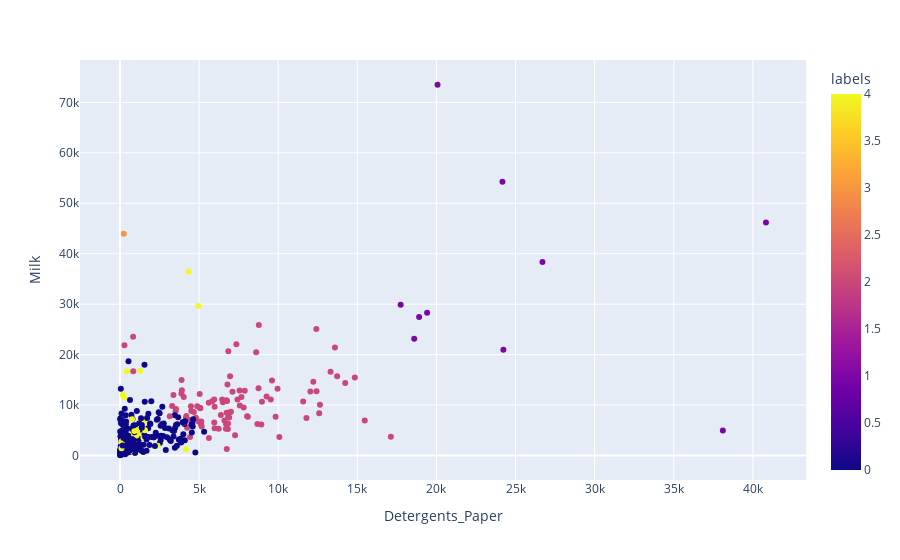

Notebook code for this chart:
### Markdown cell above
Visualize `Detergents_Paper` as X and `Milk` as y by `labels` and `labels_DBSCAN` respectively

### Code cell
# Your code here:
px.scatter(data_frame=customers, x='Detergents_Paper', y='Milk', color='labels')

### Figure 1 — Plotly figure (JSON) as saved in the notebook; plotly's stock layout.template omitted (floating-point values rounded to 4 significant figures; data arrays with more than 128 entries replaced by an {"elided": "..."} marker saying what was removed)
{"data": [{"hoverlabel": {"namelength": 0}, "hovertemplate": "Detergents_Paper=%{x}<br>Milk=%{y}<br>labels=%{marker.color}", "legendgroup": "", "marker": {"color": {"elided": "440 int values"}, "coloraxis": "coloraxis", "symbol": "circle"}, "mode": "markers", "name": "", "showlegend": false, "type": "scatter", "x": {"elided": "440 int values"}, "xaxis": "x", "y": {"elided": "440 int values"}, "yaxis": "y"}], "layout": {"coloraxis": {"colorbar": {"title": {"text": "labels"}}, "colorscale": [[0, "#0d0887"], [0.1111, "#46039f"], [0.2222, "#7201a8"], [0.3333, "#9c179e"], [0.4444, "#bd3786"], [0.5556, "#d8576b"], [0.6667, "#ed7953"], [0.7778, "#fb9f3a"], [0.8889, "#fdca26"], [1, "#f0f921"]]}, "legend": {"tracegroupgap": 0}, "margin": {"t": 60}, "xaxis": {"anchor": "y", "domain": [0, 1], "title": {"text": "Detergents_Paper"}}, "yaxis": {"anchor": "x", "domain": [0, 1], "title": {"text": "Milk"}}}}
